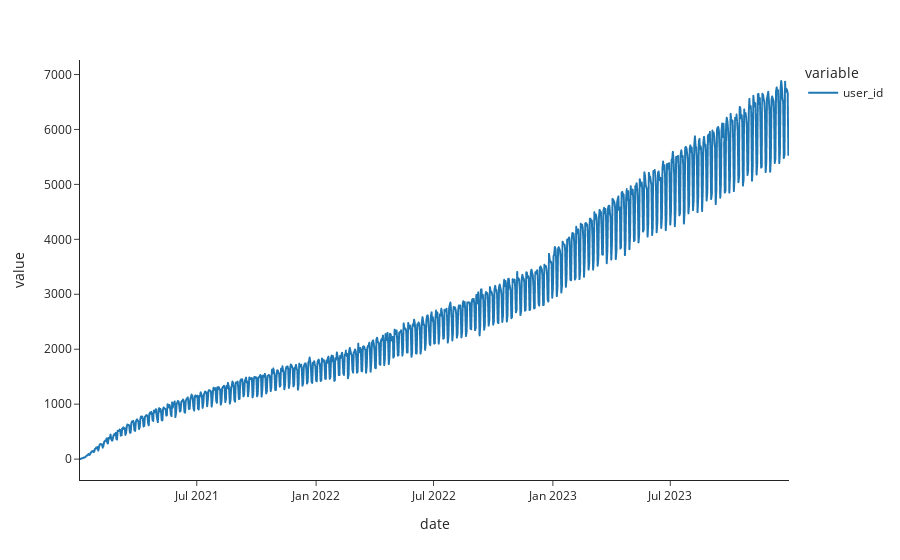

This figure's notebook cell:
### Code cell
px.line(act_df1.groupby('date')[['user_id']].count())

### Figure 1 — Plotly figure (JSON) as saved in the notebook; plotly's stock layout.template omitted (floating-point values rounded to 4 significant figures; data arrays with more than 128 entries replaced by an {"elided": "..."} marker saying what was removed)
{"data": [{"hovertemplate": "variable=user_id<br>date=%{x}<br>value=%{y}<extra></extra>", "legendgroup": "user_id", "line": {"color": "#1F77B4", "dash": "solid"}, "marker": {"symbol": "circle"}, "mode": "lines", "name": "user_id", "showlegend": true, "type": "scattergl", "x": {"elided": "1094 str values"}, "xaxis": "x", "y": {"elided": "1094 int values"}, "yaxis": "y"}], "layout": {"legend": {"title": {"text": "variable"}, "tracegroupgap": 0}, "margin": {"t": 60}, "xaxis": {"anchor": "y", "domain": [0, 1], "title": {"text": "date"}}, "yaxis": {"anchor": "x", "domain": [0, 1], "title": {"text": "value"}}}}
